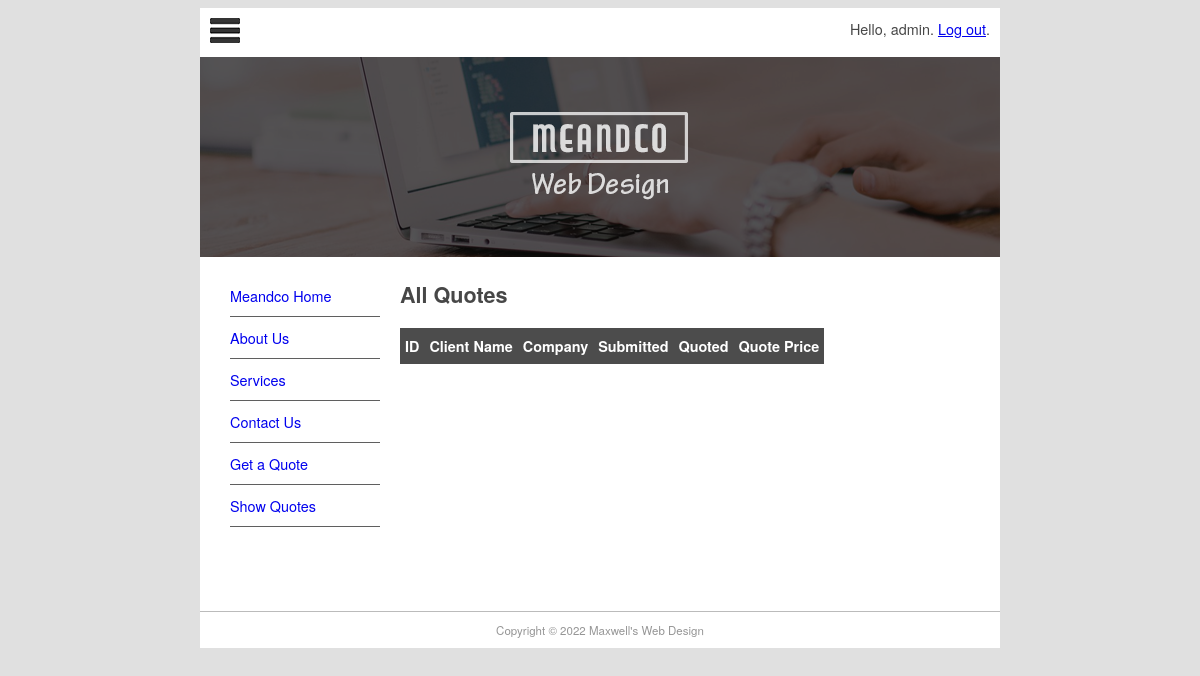
The page /quote/show (signed in) on the database its author committed.
### pages/models.py (models this page shows, shortened)
class Page(models.Model):
    title = models.CharField(max_length=60)
    permalink = models.CharField(max_length=12, unique=True)
    update_date = models.DateTimeField('Last Updated')
    bodytext = models.TextField('Page Content', blank=True)

### quotes/views.py (the view)
# urls.py: path('show', QuoteList.as_view(), name='show-quotes'),
class QuoteList(LoginRequiredMixin, ListView):
    login_url = reverse_lazy('login')
    context_object_name = 'all_quotes'
    def get_queryset(self):
        return Quote.objects.filter(username=self.request.user)
    def get_context_data(self, **kwargs):
        context = super(QuoteList, self).get_context_data(**kwargs)
        context['page_list'] = Page.objects.all()
        return context

### quotes/templates/quotes/quote_list.html (shortened to what this page needs)
{% extends "quotes/quote.html" %}
{% block content %}
<h1>All Quotes</h1>
<table style="border-collapse:collapse">
    <tr class="quotehdr"><th>ID</th><th>Client Name
</th>
        <th>Company</th><th>Submitted</th>
        <th>Quoted</th><th>Quote Price</th>
    </tr>
</table>
{% endblock content %}

### quotes/templates/quotes/quote.html (shortened to what this page needs)
{% extends "base.html" %}
{% block sidenav %}
    {% for page in page_list %}
        <li><a href="{{ page.permalink }}">{{ page.title }}</a></li>
    {% endfor %}
{% endblock sidenav %}

### mfdw_site/templates/base.html (shortened to what this page needs)
{% load static %}
<!doctype html>
<html>
<head>
<link href="{% static 'main.css' %}" rel="stylesheet" type="text/css">
</head>
<body>
<div id="wrapper">
  <header id="header">
    <div id="logo"><img src="{% static 'logo.jpg' %}" alt=""/>
    <span style="float: right;">
        {% if user.is_authenticated %}
          Hello, {{ user.username }}. <a href="{% url 'logout' %}?next=/">Log out</a>.
        {% else %}
          Not logged in. <a href="{% url 'login' %}?next=/">Log in</a>.
        {% endif %}
    </span>
    </div>
    <div id="topbanner"><img src="{% static 'top_banner.png' %}" width="800" height="200" alt=""/></div>
  </header>
  <aside id="leftsidebar">
    <nav id="nav">
      <ul>
        {% block sidenav %}{% endblock sidenav %}
        <li><a href="/contact">Contact Us</a></li>
        <li><a href="/quote/">Get a Quote</a></li>
        <li><a href="/quote/show">Show Quotes</a></li>
      </ul>
    </nav>
  </aside>
  <section id="main">
    {% block content %}{% endblock content %}
  </section>
  <footer id="footer">Copyright &copy; 2022 Maxwell's Web Design</footer>
</div>
</body>
</html>

### mfdw_site/static/main.css (style rules this page uses)
#header { border-style: none; width: 800px; height: auto; }
#wrapper { margin-top: 0px; margin-left: auto; margin-right: auto; background-color: #FFFFFF; width: 800px; }
body { background-color: #E0E0E0; font-family: Gotham, "Helvetica Neue", Helvetica, Arial, sans-serif; font-size: 0.9em; text-align: justify; color: #474747; }
#footer { text-align: center; font-size: 0.8em; margin-top: 5px; padding-top: 10px; padding-bottom: 10px; background-color: #FFFFFF; border-top: thin solid #BBBBBB; clear: both; color: #969696; }
#nav li { padding-top: 10px; padding-bottom: 10px; font-size: 1em; list-style-type: none; border-bottom: thin solid #5F5F5F; color: #4C4C4C; left: 0px; list-style-position: inside; margin-left: -10px; }
#nav li a { text-decoration: none; }
#leftsidebar { width: 180px; height: 350px; float: left; }
#main { width: 560px; float: left; margin-left: 20px; margin-right: 10px; padding-right: 10px; }
#logo { padding: 10px; }
.quotehdr th { background-color: #4c4c4c; color: white; text-align: center; padding: 8px 5px; border: none; }

### rows shown on the page
Page: title "Meandco Home"
Page: title "About Us"
Page: title "Services"

### other values the page prints
{{ user.username }} "admin"
